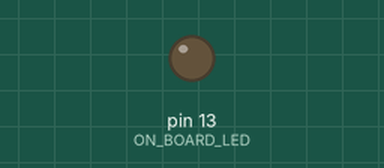
Bench run of a sketch on a simulated Arduino Uno, built with avr-gcc and run on an emulated ATmega328P. On the bench: output pins drawn as LEDs (lit = HIGH).

Above: at 0.5 s.
At 2.0 s:
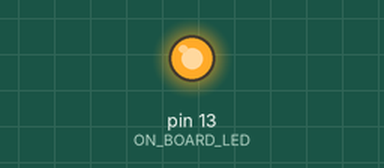
Timing chart, 0 to 6.6 s (numbered marks = the images above):
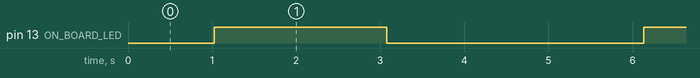

The sketch:

ESP_PWM.ino
```cpp
#define ON_BOARD_LED 13

int i = 0;
int brightness = 0;

void setup() {
  // put your setup code here, to run once:
  pinMode(ON_BOARD_LED, OUTPUT);
}

void loop() {
  // put your main code here, to run repeatedly:
  for(i = 0; i <= 255; i++){
    brightness = i;
    analogWrite(ON_BOARD_LED, brightness);
    delay(8);
  }
  for(i = 255; i >= 0; i--){
    brightness = i;
    analogWrite(ON_BOARD_LED, brightness);
    delay(8);
  }
  delay(1000);
}
```

Measured:
- by itself, pin 13 (ON_BOARD_LED): alternates HIGH for 2.1 s and LOW for 3.1 s
